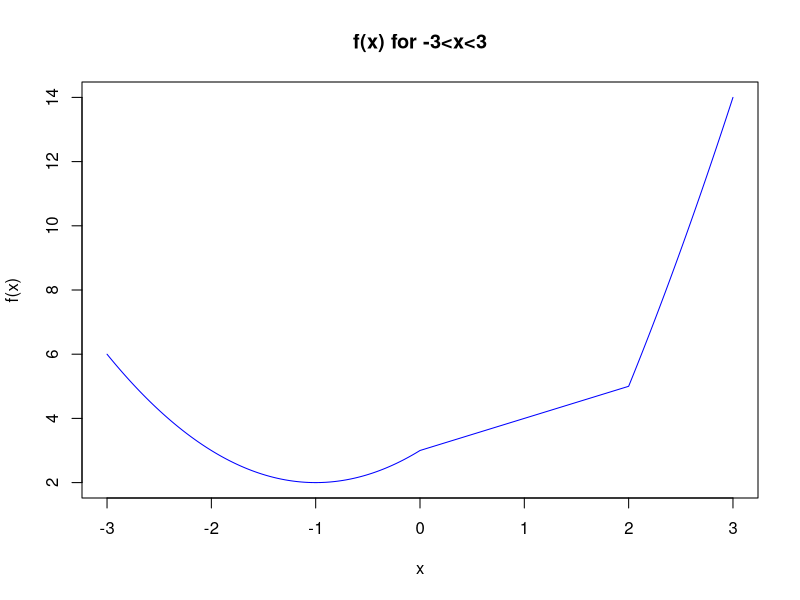
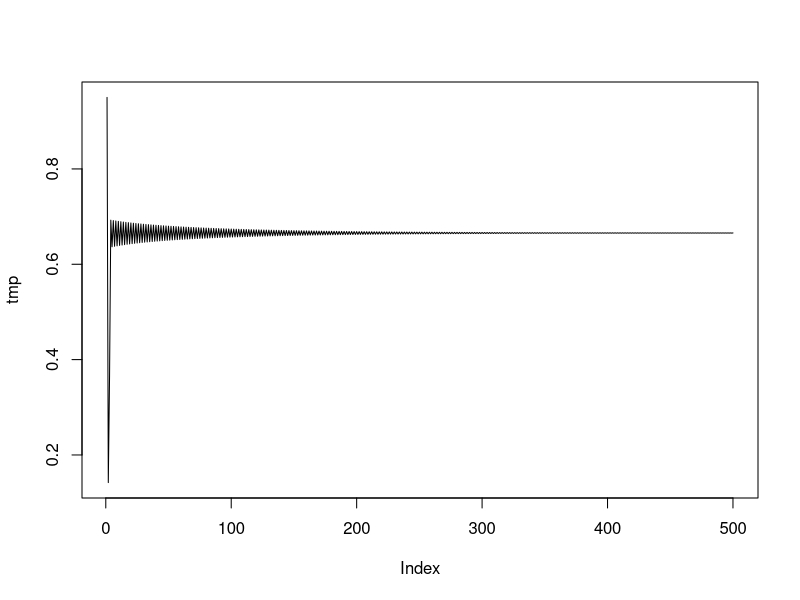
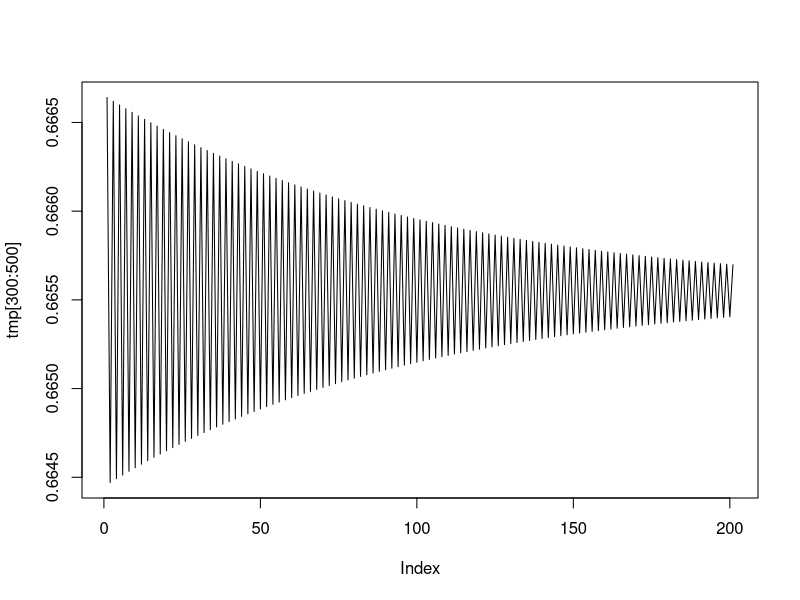

These charts were generated, in order, by the following R code:
### cHANG LU ###

### Homework 1                                         ###
### Standard R ###

#Put your code in this file. Make sure you assign the relevant values to the correct variable names, which are given below. 
#Uncomment the variables as you assign your final values/functions/results to them.

### VECTORS ###
## Q1 

v1 <- c(1:8, 7:1)
v2 <- rep(c(9,4,1), length.out = 31)
v3 <- c(rbind(0.1^(seq(3,36, by = 3)), 0.2^(1:12)))

### MATRICES ###

## Q2 

matA<-matrix(0, nrow=6, ncol=6)
matA

diag(matA) =0
diag(matA[-1,-6]) =1
diag(matA[-6,-1]) =1
matA

## Q3

set.seed(42)
matB<- matB <- matrix(sample(1:10, 6*10, replace = TRUE), nrow = 6, ncol = 10)
matB
a3<- apply(matB, 1, function(row) sum(row>4))
a3
b3<-which(apply(matB, 1, function(row) sum(row == 7) == 2))
b3

## Q4

tmpFn<-function(xVec){
  f_x <- ifelse(xVec < 0, xVec^2 + xVec*2 + 3,
                ifelse(xVec < 2, xVec +3,
                       xVec^2 + xVec*4 -7))
  return(f_x)
}

xVec_values <- seq(-3,3, by =0.01)
yVec <- tmpFn(xVec_values)

plot(xVec_values, yVec, type ="l", col ="blue",
     xlab="x", ylab="f(x)", main="f(x) for -3<x<3")


## Q5
# 
quadmap <- function(start, rho, niter){
  x <- numeric(niter)

  x[1] <- start

  for (n in 2:niter){
    x[n] <- rho * x[n-1] * (1-x[n-1])
  }
  return(x)
}

a1 <- quadmap(start = 0.6, rho=2, niter = 1000)
a1

tmp <- quadmap(start = 0.95, rho = 2.99, niter = 500)

plot(tmp, type = "l")

plot(tmp[300:500], type = "l")

## Q6


In1<- function(xVec, yVec){
  zMat <- outer(xVec, yVec, FUN = ">")

  zVec <- rowSums(zMat)

  return(zVec)
}

xVec <- c(1,3,5,7,9)
yVec <- c(1,2,4)
zVec <- In1(xVec,yVec)
zVec




In2<-function(xVec, yVec){
  zVec <- sapply(xVec, function(xVec) sum(yVec < xVec))

  return(zVec)
}
zVec1 <- In2(xVec, yVec)
zVec1

## Q7

fibonacci<-function(n){
  if (n ==1 || n==2 || n ==0 ){
    return(1)
  }

  fibseq <- numeric(n)
  fibseq[1] =1
  fibseq[2]=1

  for (i in 3:n){
    fibseq[i] <- fibseq[i-1] + fibseq[i-2]
  }

  return(fibseq[n])
}


# fibonacci(1)
# fibonacci(3)
# fibonacci(7)
## Q8

n<-1
result <- 1

while (result <= 10000000) {
  n <- n+1
  result <- result * n
}

n

## Q9

mat <- matrix(1:1000000, nrow=100000, ncol=10)

rowAdd<- numeric(nrow(mat))

for (i in 1:nrow(mat)){
  rowAdd[i] <- sum(mat[i,])
}

rowAddsumapply <- apply(mat, 1, sum)
rowAddrowsums <- rowSums(mat)

all.equal(rowAdd, rowAddrowsums)
all.equal(rowAdd, rowAddsumapply)